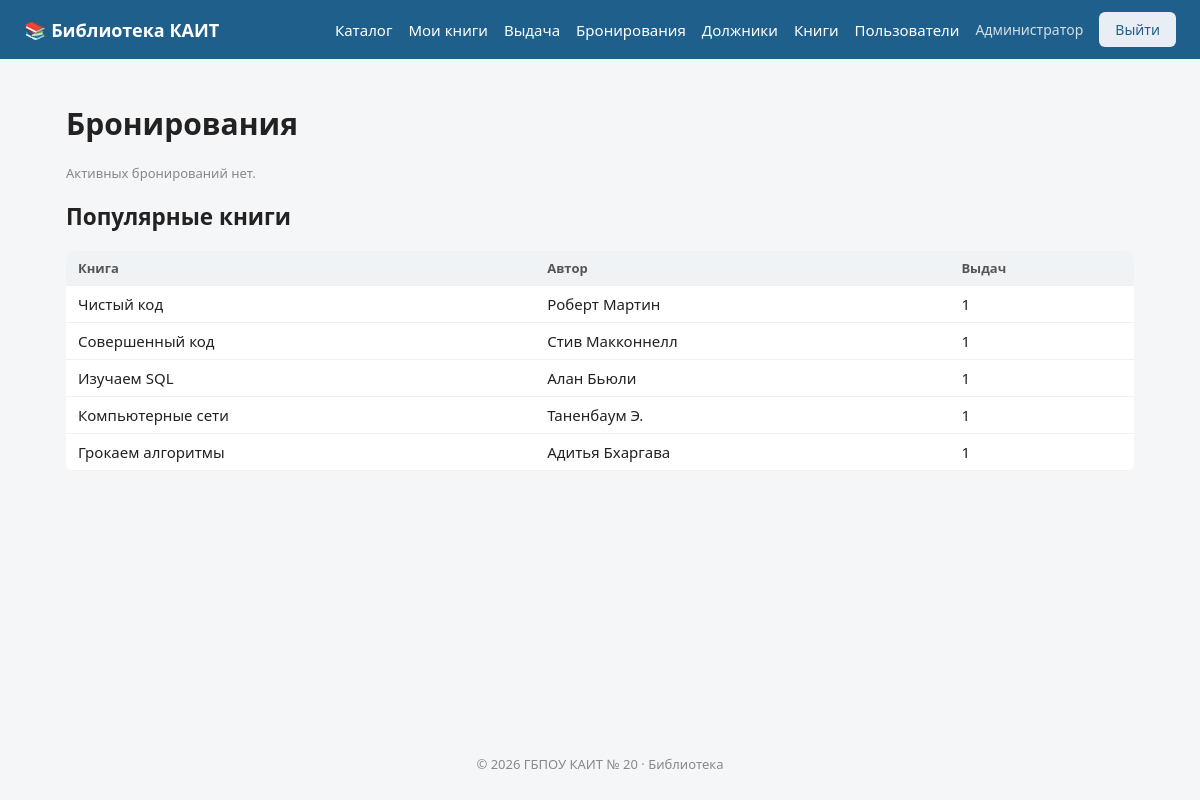
The page /public/index.php?page=reservations (signed in) on the database its author committed.
### tables this page shows
CREATE TABLE IF NOT EXISTS users (
    id INT AUTO_INCREMENT PRIMARY KEY,
    full_name VARCHAR(150) NOT NULL,
    email VARCHAR(150) NOT NULL UNIQUE,
    password VARCHAR(255) NOT NULL,
    role ENUM('reader', 'librarian', 'admin') NOT NULL DEFAULT 'reader',
    category ENUM('student', 'teacher', 'staff') NOT NULL DEFAULT 'student',
    group_name VARCHAR(20) NULL,
    phone VARCHAR(20) NULL,
    is_blocked TINYINT(1) NOT NULL DEFAULT 0,
    created_at DATETIME NOT NULL
);

CREATE TABLE IF NOT EXISTS books (
    id INT AUTO_INCREMENT PRIMARY KEY,
    title VARCHAR(255) NOT NULL,
    author VARCHAR(255) NOT NULL,
    genre_id INT NULL,
    year SMALLINT NULL,
    isbn VARCHAR(20) NULL,
    description TEXT NULL,
    cover VARCHAR(255) NULL,
    created_at DATETIME NOT NULL,
    FOREIGN KEY (genre_id) REFERENCES genres(id)
);

### src/helpers.php (called while the page is built, shortened)
<?php
function e($value)
{
    return htmlspecialchars((string)$value, ENT_QUOTES, 'UTF-8');
}
function render($template, $vars = [])
{
    extract($vars);
    $user = Auth::user();
    require __DIR__ . '/../templates/' . $template . '.php';
    $content = ob_get_clean();
    require __DIR__ . '/../templates/layout.php';
}

### src/Database.php (called while the page is built, shortened)
<?php
class Database
{
    private static $pdo = null;
    public static function get()
    {
        if (self::$pdo === null) {
            if (DB_DRIVER === 'sqlite') {
                $dsn = 'sqlite:' . DB_NAME;
                self::$pdo = new PDO($dsn);
            } else {
                $dsn = 'mysql:host=' . DB_HOST . ';port=' . DB_PORT . ';dbname=' . DB_NAME . ';charset=utf8mb4';
                self::$pdo = new PDO($dsn, DB_USER, DB_PASS);
            }
            self::$pdo->setAttribute(PDO::ATTR_ERRMODE, PDO::ERRMODE_EXCEPTION);
            self::$pdo->setAttribute(PDO::ATTR_DEFAULT_FETCH_MODE, PDO::FETCH_ASSOC);
        }
        return self::$pdo;
    }
    public static function fetchAll($sql, $params = [])
    {
        $stmt = self::get()->prepare($sql);
        $stmt->execute($params);
        return $stmt->fetchAll();
    }
    public static function fetchOne($sql, $params = [])
    {
        $stmt = self::get()->prepare($sql);
        $stmt->execute($params);
        $row = $stmt->fetch();
        return $row === false ? null : $row;
    }
}

### src/BookRepository.php (called while the page is built, shortened)
<?php
class BookRepository
{
    public static function popular($limit = 5)
    {
        return Database::fetchAll(
            'SELECT b.id, b.title, b.author, COUNT(l.id) AS loans
             FROM books b
             JOIN copies c ON c.book_id = b.id
             JOIN loans l ON l.copy_id = c.id
             GROUP BY b.id, b.title, b.author
             ORDER BY loans DESC
             LIMIT ' . (int)$limit
        );
    }
}

### src/Auth.php (called while the page is built, shortened)
<?php
class Auth
{
    public static function user()
    {
        static $user = null;
        if ($user === null) {
            $user = Database::fetchOne('SELECT * FROM users WHERE id = ?', [$_SESSION['user_id']]);
        }
        return $user;
    }
    public static function check()
    {
        return self::user() !== null;
    }
    public static function hasRole(array $roles)
    {
        $user = self::user();
        return in_array($user['role'], (array)$roles);
    }
    public static function requireLogin()
    {
        if (!self::check()) {
            redirect('login');
        }
    }
    public static function requireRole(array $roles)
    {
        self::requireLogin();
    }
}

### templates/reservations.php (the view, shortened to what this page needs)
<h1>Бронирования</h1>
<?php if (!$reservations): ?>
    <p class="muted">Активных бронирований нет.</p>
<?php endif; ?>
<h2>Популярные книги</h2>
<table class="table">
    <thead><tr><th>Книга</th><th>Автор</th><th>Выдач</th></tr></thead>
    <tbody>
    <?php foreach ($popular as $p): ?>
        <tr><td><?= e($p['title']) ?></td><td><?= e($p['author']) ?></td><td><?= $p['loans'] ?></td></tr>
    <?php endforeach; ?>
    </tbody>
</table>

### templates/layout.php (shortened to what this page needs)
<!DOCTYPE html>
<html lang="ru">
<head>
    <link rel="stylesheet" href="assets/css/style.css">
</head>
<body>
<header class="topbar">
    <a class="logo" href="index.php">📚 <?= e(APP_NAME) ?></a>
    <nav>
        <a href="index.php?page=catalog">Каталог</a>
        <?php if ($user): ?>
            <a href="index.php?page=profile">Мои книги</a>
            <?php if (in_array($user['role'], ['librarian', 'admin'])): ?>
                <a href="index.php?page=librarian">Выдача</a>
                <a href="index.php?page=reservations">Бронирования</a>
                <a href="index.php?page=debtors">Должники</a>
                <a href="index.php?page=admin_books">Книги</a>
            <?php endif; ?>
            <?php if ($user['role'] === 'admin'): ?>
                <a href="index.php?page=admin_users">Пользователи</a>
            <?php endif; ?>
            <span class="user-name"><?= e($user['full_name']) ?></span>
            <a href="index.php?page=logout" class="btn btn-light">Выйти</a>
        <?php else: ?>
            <a href="index.php?page=login" class="btn btn-light">Войти</a>
            <a href="index.php?page=register" class="btn">Регистрация</a>
        <?php endif; ?>
    </nav>
</header>
<main class="container">
    <?= $content ?>
</main>
<footer class="footer">
    © <?= date('Y') ?> ГБПОУ КАИТ № 20 · Библиотека
</footer>
</body>
</html>

### public/assets/css/style.css (style rules this page uses)
* { box-sizing: border-box; }
body { margin: 0; font-family: "Segoe UI", Roboto, Arial, sans-serif; font-size: 15px; color: #222; background: #f5f6f8; }
a { color: #1f5f8b; }
.container { max-width: 1100px; margin: 0 auto; padding: 24px 16px 48px; min-height: calc(100vh - 120px); }
.topbar { display: flex; align-items: center; justify-content: space-between; gap: 16px; padding: 12px 24px; background: #1f5f8b; color: #fff; flex-wrap: wrap; }
.topbar a { color: #fff; text-decoration: none; }
.topbar nav { display: flex; gap: 16px; align-items: center; flex-wrap: wrap; }
.logo { font-weight: 700; font-size: 18px; }
.user-name { opacity: .8; font-size: 14px; }
.footer { text-align: center; padding: 16px; color: #888; font-size: 13px; }
.btn { display: inline-block; padding: 8px 16px; border: 0; border-radius: 6px; background: #2e7bb5; color: #fff !important; cursor: pointer; font-size: 14px; text-decoration: none; }
.btn-light { background: #e8eef3; color: #1f5f8b !important; }
.muted { color: #888; font-size: 13px; }
.table { width: 100%; border-collapse: collapse; background: #fff; border-radius: 8px; overflow: hidden; }
.table th, .table td { padding: 8px 12px; border-bottom: 1px solid #eef0f2; text-align: left; vertical-align: top; }
.table th { background: #f0f3f6; font-weight: 600; font-size: 13px; color: #555; }

### rows shown on the page
users: full_name "Администратор"
books: title "Чистый код", author "Роберт Мартин", loans "1"
books: title "Совершенный код", author "Стив Макконнелл", loans "1"
books: title "Изучаем SQL", author "Алан Бьюли", loans "1"
books: title "Компьютерные сети", author "Таненбаум Э.", loans "1"
books: title "Грокаем алгоритмы", author "Адитья Бхаргава", loans "1"

### other values the page prints
APP_NAME "Библиотека КАИТ"
